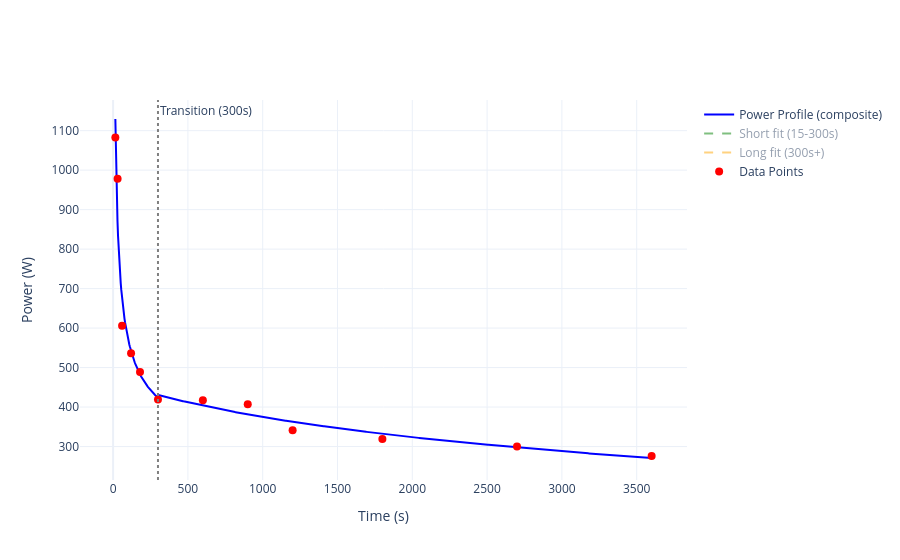

Notebook code for this chart:
### Code cell
import numpy as np
import plotly.graph_objects as go
from scipy.optimize import curve_fit

x_points = np.array([15, 30, 60, 2*60, 3*60, 5*60, 10*60, 15*60, 20*60, 30*60, 45*60, 60*60])
y_points = np.array([1083, 978, 606, 536, 489, 419, 417, 407, 341, 319, 300, 276])

# Séparer les données en deux plages
mask_short = x_points < 300
x_short = x_points[mask_short]
y_short = y_points[mask_short]

mask_long = x_points >= 300
x_long = x_points[mask_long]
y_long = y_points[mask_long]

# Fonction puissance pour les courtes durées (modèle classique de power-duration)
def power_short(t, CP, W_prime):
    """Modèle hyperbolique: P = CP + W'/t"""
    return CP + W_prime / t**(1/2)

# Fonction logarithmique pour les longues durées
def power_long(t, a, b, c):
    """Modèle logarithmique: P = a - b * log(t - c)"""
    return a - b * np.log(t - c)

# Fit pour les durées courtes (15-300s)
params_short, _ = curve_fit(power_short, x_short, y_short, p0=[400, 10000])
CP, W_prime = params_short
print(f"Short duration fit (15-300s):")
print(f"  CP (Critical Power) = {CP:.1f} W")
print(f"  W' (Anaerobic capacity) = {W_prime:.1f} J")

# Fit pour les durées longues (300s+)
params_long, _ = curve_fit(power_long, x_long, y_long, p0=[450, 50, 200])
a, b, c = params_long
print(f"\nLong duration fit (300s+):")
print(f"  a = {a:.1f}, b = {b:.1f}, c = {c:.1f}")

# Créer la fonction composite
def power_profile_function(t):
    """Fonction composite qui utilise les deux fits"""
    result = np.zeros_like(t)
    mask_short = t < 300
    mask_long = t >= 300
    
    result[mask_short] = power_short(t[mask_short], CP, W_prime)
    result[mask_long] = power_long(t[mask_long], a, b, c)
    
    return result

# Générer les courbes
time = np.linspace(15, 3600, 1000)
power = power_profile_function(time)

# Visualisation
fig = go.Figure()

# Courbe complète
fig.add_trace(go.Scatter(
    x=time,
    y=power,
    mode="lines",
    name="Power Profile (composite)",
    line=dict(color='blue', width=2)
))

# Fit court (en pointillés pour voir la distinction)
time_short = np.linspace(15, 300, 100)
fig.add_trace(go.Scatter(
    x=time_short,
    y=power_short(time_short, CP, W_prime),
    mode="lines",
    name="Short fit (15-300s)",
    line=dict(color='green', dash='dash'),
    visible='legendonly'
))

# Fit long (en pointillés)
time_long = np.linspace(300, 3600, 100)
fig.add_trace(go.Scatter(
    x=time_long,
    y=power_long(time_long, a, b, c),
    mode="lines",
    name="Long fit (300s+)",
    line=dict(color='orange', dash='dash'),
    visible='legendonly'
))

# Points de données originaux
fig.add_scatter(
    x=x_points, 
    y=y_points, 
    mode='markers', 
    name='Data Points', 
    marker=dict(color='red', size=8)
)

# Ligne verticale à 300s pour montrer la transition
fig.add_vline(x=300, line_dash="dot", line_color="gray", 
              annotation_text="Transition (300s)")

fig.update_layout(
    xaxis_title="Time (s)",
    yaxis_title="Power (W)",
    template="plotly_white",
    hovermode='x unified'
)

fig.show()

# Vérifier la qualité du fit
residuals_short = y_short - power_short(x_short, CP, W_prime)
residuals_long = y_long - power_long(x_long, a, b, c)
rmse_short = np.sqrt(np.mean(residuals_short**2))
rmse_long = np.sqrt(np.mean(residuals_long**2))

print(f"\nQuality of fit:")
print(f"  RMSE short: {rmse_short:.1f} W")
print(f"  RMSE long: {rmse_long:.1f} W")

### Figure 1 — Plotly figure (JSON) as saved in the notebook; plotly's stock layout.template omitted (floating-point values rounded to 4 significant figures; data arrays with more than 128 entries replaced by an {"elided": "..."} marker saying what was removed)
{"data": [{"line": {"color": "blue", "width": 2}, "mode": "lines", "name": "Power Profile (composite)", "type": "scatter", "x": {"elided": "1000 float values"}, "y": {"elided": "1000 float values"}}, {"line": {"color": "green", "dash": "dash"}, "mode": "lines", "name": "Short fit (15-300s)", "type": "scatter", "visible": "legendonly", "x": [15.0, 17.88, 20.76, 23.64, 26.52, 29.39, 32.27, 35.15, 38.03, 40.91, 43.79, 46.67, 49.55, 52.42, 55.3, 58.18, 61.06, 63.94, 66.82, 69.7, 72.58, 75.45, 78.33, 81.21, 84.09, 86.97, 89.85, 92.73, 95.61, 98.48, 101.4, 104.2, 107.1, 110.0, 112.9, 115.8, 118.6, 121.5, 124.4, 127.3, 130.2, 133.0, 135.9, 138.8, 141.7, 144.5, 147.4, 150.3, 153.2, 156.1, 158.9, 161.8, 164.7, 167.6, 170.5, 173.3, 176.2, 179.1, 182.0, 184.8, 187.7, 190.6, 193.5, 196.4, 199.2, 202.1, 205.0, 207.9, 210.8, 213.6, 216.5, 219.4, 222.3, 225.2, 228.0, 230.9, 233.8, 236.7, 239.5, 242.4, 245.3, 248.2, 251.1, 253.9, 256.8, 259.7, 262.6, 265.5, 268.3, 271.2, 274.1, 277.0, 279.8, 282.7, 285.6, 288.5, 291.4, 294.2, 297.1, 300.0], "y": [1130.0, 1053.0, 993.2, 944.6, 904.2, 869.8, 840.1, 814.2, 791.3, 770.8, 752.4, 735.7, 720.5, 706.6, 693.8, 681.9, 670.9, 660.6, 651.0, 642.1, 633.6, 625.6, 618.1, 611.0, 604.3, 597.8, 591.7, 585.9, 580.4, 575.1, 570.0, 565.1, 560.5, 556.0, 551.7, 547.5, 543.5, 539.7, 536.0, 532.4, 528.9, 525.5, 522.3, 519.1, 516.1, 513.1, 510.2, 507.5, 504.7, 502.1, 499.5, 497.0, 494.6, 492.2, 489.9, 487.7, 485.5, 483.4, 481.3, 479.2, 477.2, 475.3, 473.4, 471.5, 469.7, 467.9, 466.2, 464.5, 462.8, 461.1, 459.5, 458.0, 456.4, 454.9, 453.4, 452.0, 450.5, 449.1, 447.7, 446.4, 445.1, 443.7, 442.5, 441.2, 440.0, 438.7, 437.5, 436.3, 435.2, 434.0, 432.9, 431.8, 430.7, 429.6, 428.6, 427.5, 426.5, 425.5, 424.5, 423.5]}, {"line": {"color": "orange", "dash": "dash"}, "mode": "lines", "name": "Long fit (300s+)", "type": "scatter", "visible": "legendonly", "x": [300.0, 333.3, 366.7, 400.0, 433.3, 466.7, 500.0, 533.3, 566.7, 600.0, 633.3, 666.7, 700.0, 733.3, 766.7, 800.0, 833.3, 866.7, 900.0, 933.3, 966.7, 1000.0, 1033.0, 1067.0, 1100.0, 1133.0, 1167.0, 1200.0, 1233.0, 1267.0, 1300.0, 1333.0, 1367.0, 1400.0, 1433.0, 1467.0, 1500.0, 1533.0, 1567.0, 1600.0, 1633.0, 1667.0, 1700.0, 1733.0, 1767.0, 1800.0, 1833.0, 1867.0, 1900.0, 1933.0, 1967.0, 2000.0, 2033.0, 2067.0, 2100.0, 2133.0, 2167.0, 2200.0, 2233.0, 2267.0, 2300.0, 2333.0, 2367.0, 2400.0, 2433.0, 2467.0, 2500.0, 2533.0, 2567.0, 2600.0, 2633.0, 2667.0, 2700.0, 2733.0, 2767.0, 2800.0, 2833.0, 2867.0, 2900.0, 2933.0, 2967.0, 3000.0, 3033.0, 3067.0, 3100.0, 3133.0, 3167.0, 3200.0, 3233.0, 3267.0, 3300.0, 3333.0, 3367.0, 3400.0, 3433.0, 3467.0, 3500.0, 3533.0, 3567.0, 3600.0], "y": [430.8, 427.4, 424.1, 421.0, 417.9, 414.9, 411.9, 409.1, 406.3, 403.5, 400.8, 398.2, 395.7, 393.2, 390.7, 388.3, 385.9, 383.6, 381.4, 379.1, 376.9, 374.8, 372.7, 370.6, 368.6, 366.6, 364.6, 362.7, 360.8, 358.9, 357.0, 355.2, 353.4, 351.7, 349.9, 348.2, 346.5, 344.9, 343.2, 341.6, 340.0, 338.4, 336.8, 335.3, 333.8, 332.3, 330.8, 329.4, 327.9, 326.5, 325.1, 323.7, 322.3, 320.9, 319.6, 318.3, 316.9, 315.6, 314.3, 313.1, 311.8, 310.6, 309.3, 308.1, 306.9, 305.7, 304.5, 303.3, 302.2, 301.0, 299.9, 298.7, 297.6, 296.5, 295.4, 294.3, 293.2, 292.2, 291.1, 290.1, 289.0, 288.0, 287.0, 286.0, 284.9, 283.9, 283.0, 282.0, 281.0, 280.0, 279.1, 278.1, 277.2, 276.3, 275.3, 274.4, 273.5, 272.6, 271.7, 270.8]}, {"marker": {"color": "red", "size": 8}, "mode": "markers", "name": "Data Points", "type": "scatter", "x": [15, 30, 60, 120, 180, 300, 600, 900, 1200, 1800, 2700, 3600], "y": [1083, 978, 606, 536, 489, 419, 417, 407, 341, 319, 300, 276]}], "layout": {"annotations": [{"showarrow": false, "text": "Transition (300s)", "x": 300, "xanchor": "left", "xref": "x", "y": 1, "yanchor": "top", "yref": "y domain"}], "hovermode": "x unified", "shapes": [{"line": {"color": "gray", "dash": "dot"}, "type": "line", "x0": 300, "x1": 300, "xref": "x", "y0": 0, "y1": 1, "yref": "y domain"}], "xaxis": {"title": {"text": "Time (s)"}}, "yaxis": {"title": {"text": "Power (W)"}}}}
